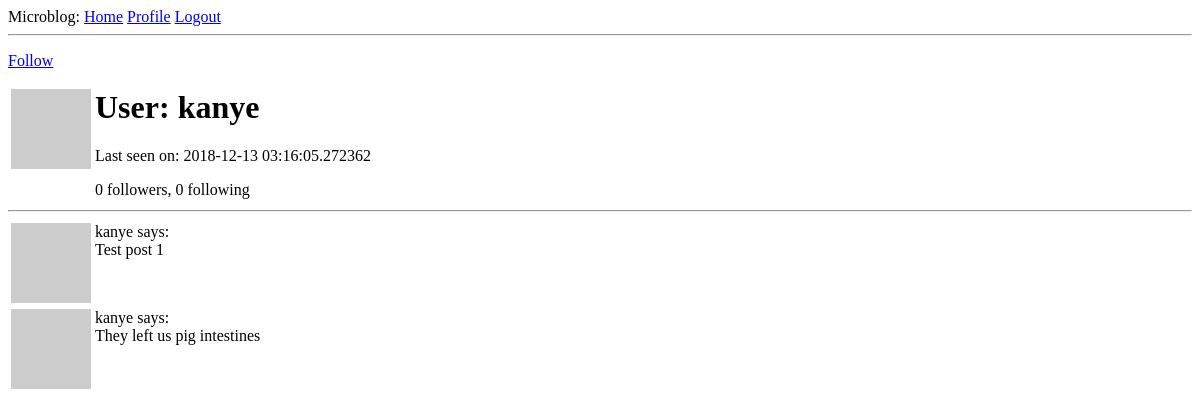
Page /user/kanye (signed in) on the earlier database version.
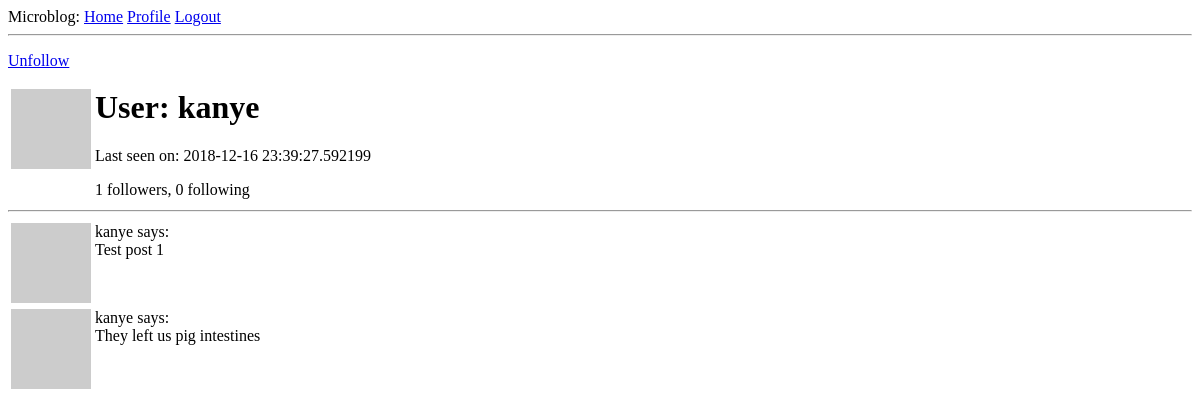
Same page on the later database version.
### blog/models.py (models this page shows, shortened)
class User(UserMixin, db.Model):
    id = db.Column(db.Integer, primary_key=True)
    username = db.Column(db.String(64), index=True, unique=True)
    email = db.Column(db.String(120), index=True, unique=True)
    password_hash = db.Column(db.String(128))
    posts = db.relationship('Post', backref='author', lazy='dynamic')
    about_me = db.Column(db.String(140))
    last_seen = db.Column(db.DateTime, default=dt.utcnow)
    followed = db.relationship('User',
        secondary=followers,
        primaryjoin=(followers.c.follower_id ==id),
        secondaryjoin=(followers.c.followed_id == id),
        backref = db.backref('followers',lazy='dynamic'),lazy='dynamic'
    )
    def avatar(self, size):
        digest = md5(self.email.lower().encode('utf-8')).hexdigest()
        return 'https://www.gravatar.com/avatar/{}?d=identicon&s={}'.format(digest, size)
    def is_following(self,user):
        return self.followed.filter(followers.c.followed_id == user.id).count() > 0

### blog/routes.py (the view)
@app.route('/user/<username>')
@login_required
def user(username):
    user = User.query.filter_by(username=username).first_or_404()
    posts = [
        {'author':user, 'body': 'Test post 1'},
        {'author':user, 'body': 'They left us pig intestines'}
    ]
    return render_template('user.html',user=user,posts=posts)

### blog/models.py (called while the page is built)
@login.user_loader
def load_user(id):
    return User.query.get(int(id))

### blog/routes.py (called while the page is built)
@app.before_request
def before_request():
    if current_user.is_authenticated:
        current_user.last_seen = datetime.utcnow()
        db.session.commit()

### blog/templates/user.html (shortened to what this page needs)
{% extends "base.html" %}
{% block content %}
    <table>
        <tr valign="top">
            <td><img src="{{ user.avatar(128) }}"></td>
            <td>
                <h1>User: {{ user.username }}</h1>
                {% if user.last_seen %} <p>Last seen on: {{ user.last_seen }} </p> {% endif %}
                <p> {{ user.followers.count() }} followers, {{ user.followed.count() }} following </p>
            </td>
            {% if user == current_user %}
                <p><a href="{{ url_for('edit_profile') }}">Edit your profile</a></p>
            {% elif not current_user.is_following(user) %}
            <p> <a href="{{ url_for('follow', username=user.username) }}">Follow</a> </p>
            {% else %}
            <p><a href="{{ url_for('unfollow', username=user.username) }}">Unfollow</a></p>
            {% endif %}
        </tr>
    </table>
    <hr>
    {% for post in posts %}
        {% include '_post.html' %}
    {% endfor %}
{% endblock %}

### blog/templates/base.html (shortened to what this page needs)
<html>
    <head>
    </head>
    <body>
        <div>Microblog:
             <a href= "{{ url_for('index') }}">Home</a>
             {% if current_user.is_anonymous %}
             <a href="{{ url_for('login') }}">Login</a>
             {% else %}
             <a href="{{ url_for('user',username=current_user.username) }}">Profile</a>
             <a href="{{ url_for('logout') }}">Logout</a>
             {% endif %}
        </div>
        <hr>
        {% block content %}{% endblock %}
    </body>
</html>

### blog/templates/_post.html
<table>
    <tr valign="top">
        <td><img src="{{ post.author.avatar(36) }}"></td>
        <td>{{ post.author.username }} says:<br>{{ post.body }}</td>
    </tr>
</table>

Differences in the rows shown:
changed User "kanye": last_seen "2018-12-13 03:16:05.272362" → "2018-12-16 23:39:27.592199"
Other differences:
{{ user.followers.count() }}: "0" → "1"
text no longer shown: "Follow"
text now shown: "Unfollow"
